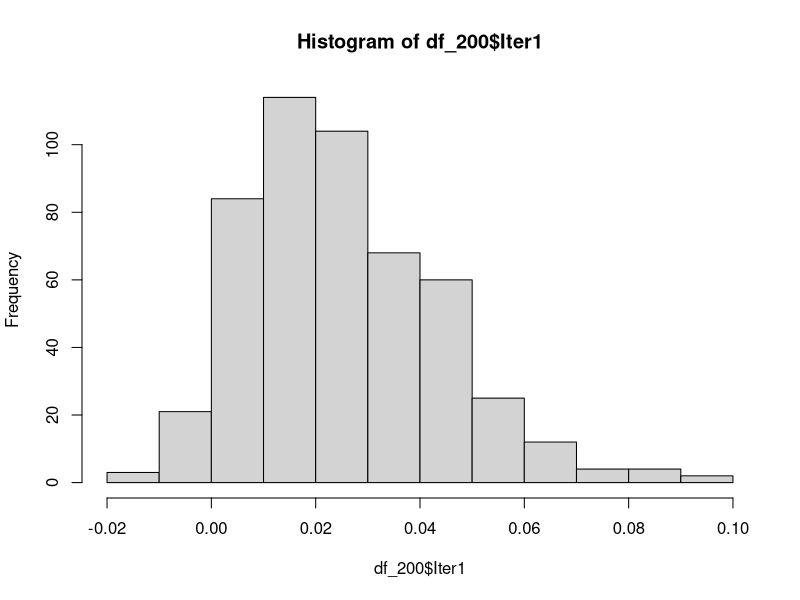
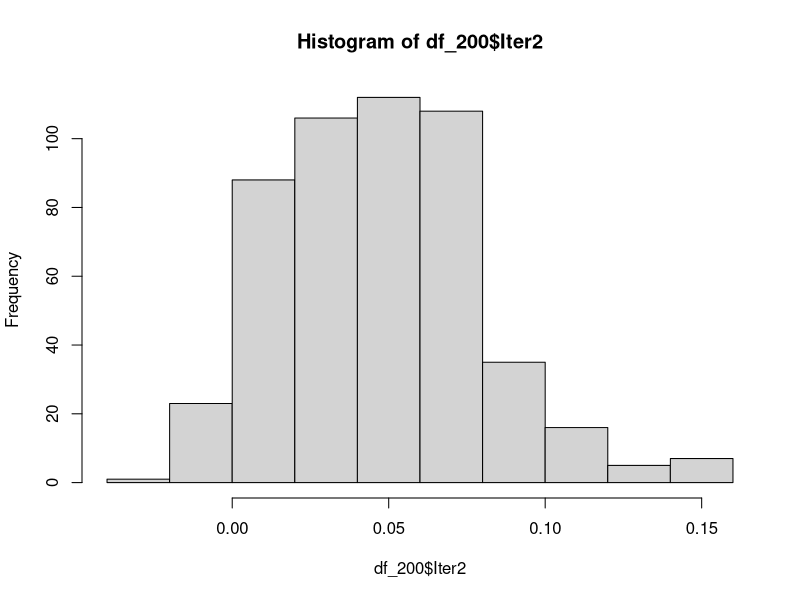
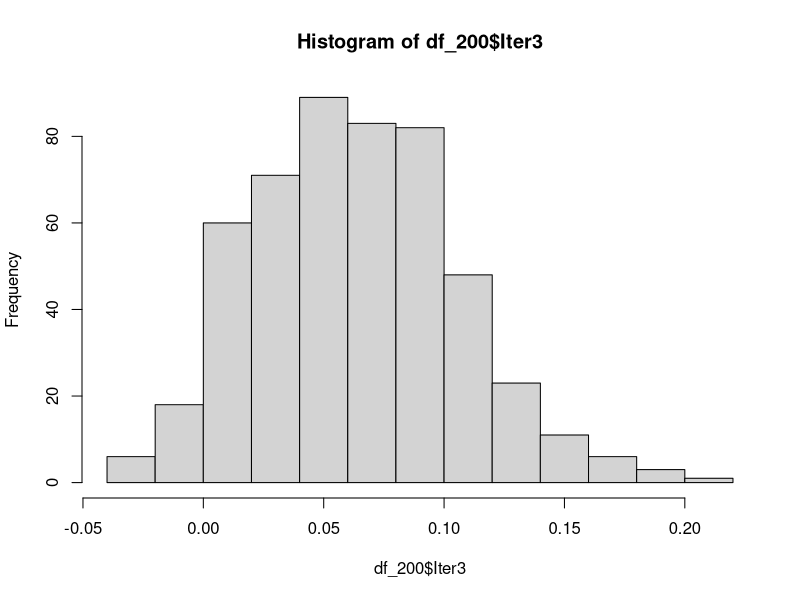
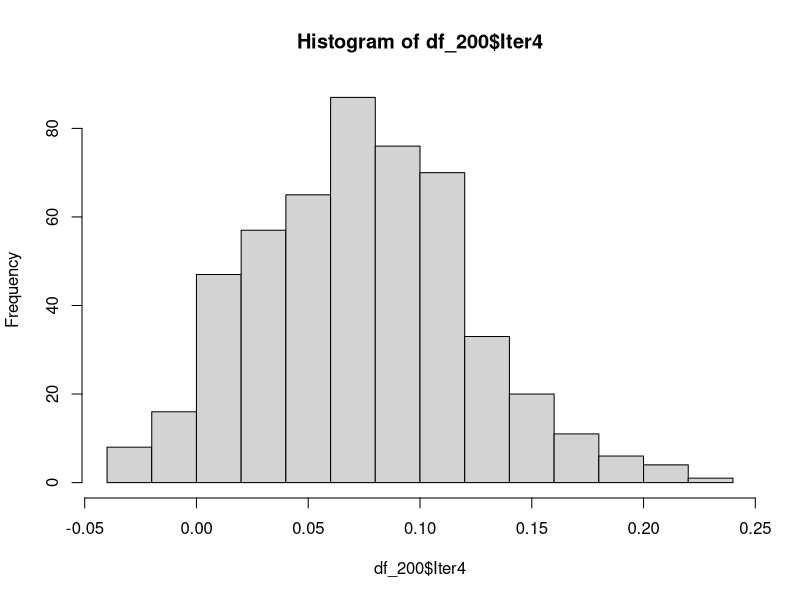
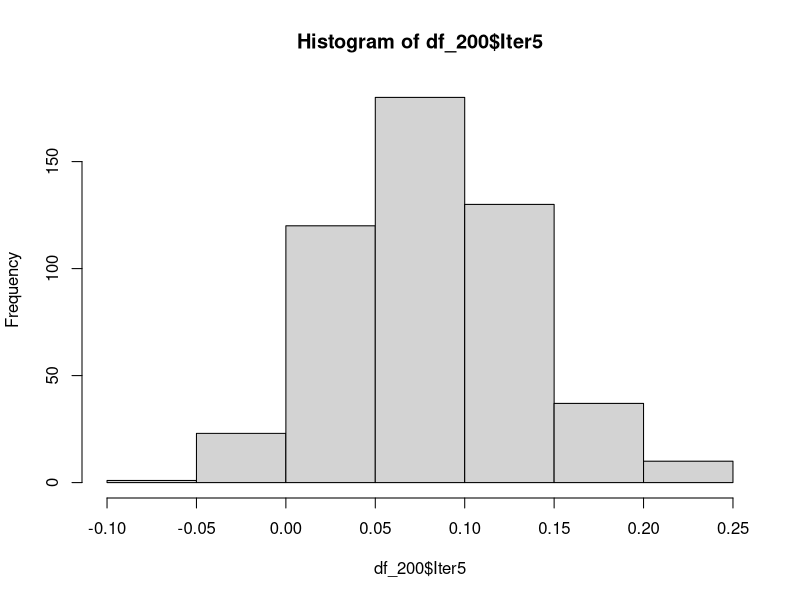
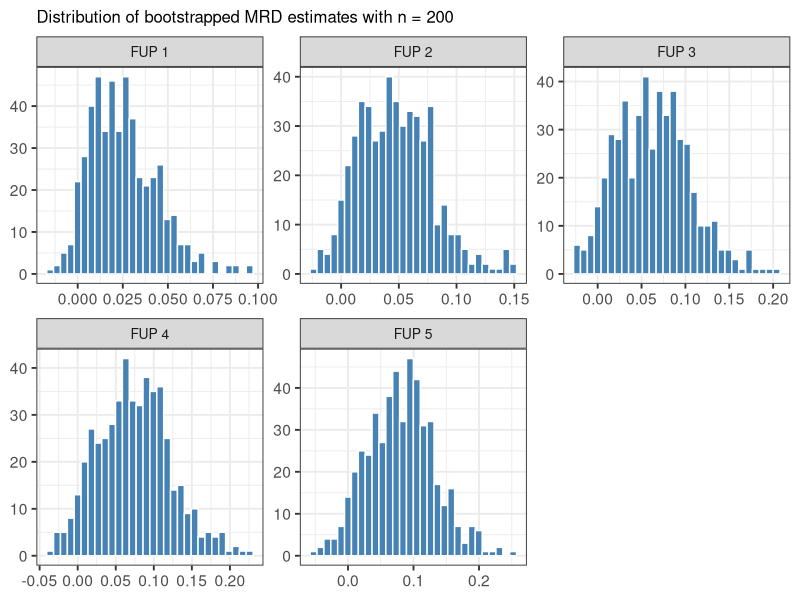
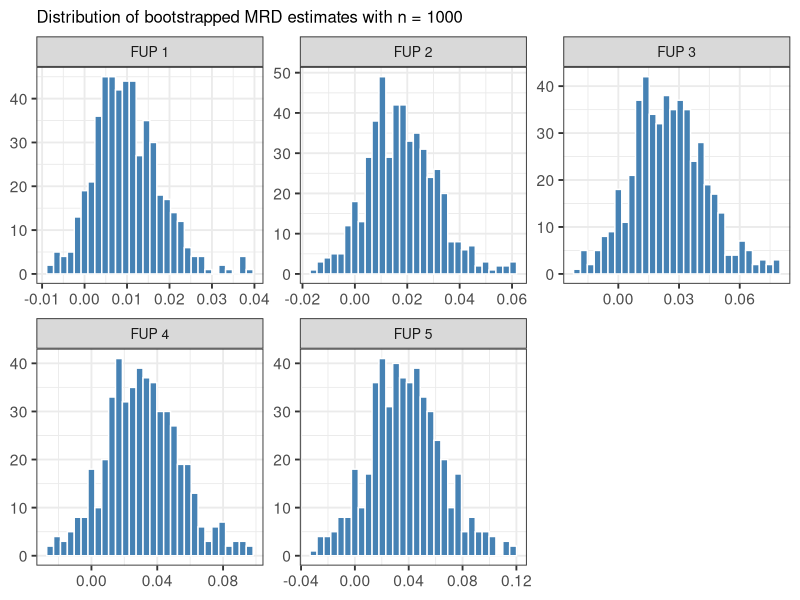
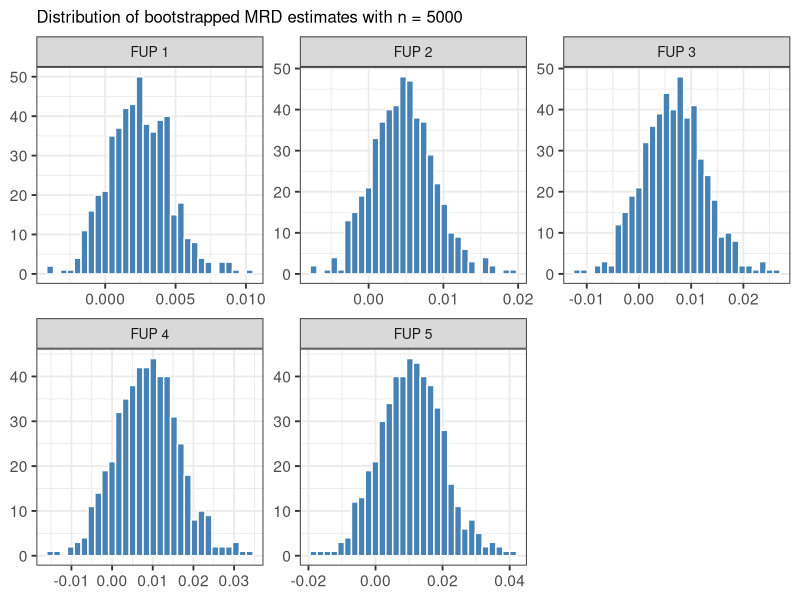

Here is the R script that generated these plots, in order:
library(tidyverse)
library(ggplot2)

df_200 <- read.csv("03_appendix_G/out/BS_sample_200.csv")

hist(df_200$Iter1)
hist(df_200$Iter2)
hist(df_200$Iter3)
hist(df_200$Iter4)
hist(df_200$Iter5)

colnames(df_200) <- paste0("FUP ", 1:5)

# Reshape to long format
df_long_200 <- df_200 %>%
  pivot_longer(cols = everything(),
               names_to = "FUP",
               values_to = "Value")

ggplot(df_long_200, aes(x = Value)) +
  geom_histogram(bins = 30, fill = "steelblue", color = "white") +
  facet_wrap(~ FUP, scales = "free") +
  theme_bw(base_size = 14) +
  labs(title = "Distribution of bootstrapped MRD estimates with n = 200",
       x = NULL, y = NULL) +
  theme(
    plot.title = element_text(size = 12),
    strip.text = element_text(size = 10),  
    axis.title = element_blank()           
  )

ggsave(filename = "03_appendix_G/out/plot_BSdist_200.png", width = 10, height = 6, dpi = 300)


df_1000 <- read.csv("03_appendix_G/out/BS_sample_1000.csv")

colnames(df_1000) <- paste0("FUP ", 1:5)

# Reshape to long format
df_long_1000 <- df_1000 %>%
  pivot_longer(cols = everything(),
               names_to = "FUP",
               values_to = "Value")

ggplot(df_long_1000, aes(x = Value)) +
  geom_histogram(bins = 30, fill = "steelblue", color = "white") +
  facet_wrap(~ FUP, scales = "free") +
  theme_bw(base_size = 14) +
  labs(title = "Distribution of bootstrapped MRD estimates with n = 1000",
       x = NULL, y = NULL) +
  theme(
    plot.title = element_text(size = 12),
    strip.text = element_text(size = 10),  
    axis.title = element_blank()           
  )

ggsave(filename = "03_appendix_G/out/plot_BSdist_1000.png", width = 10, height = 6, dpi = 300)


df_5000 <- read.csv("03_appendix_G/out/BS_sample_5000.csv")

colnames(df_5000) <- paste0("FUP ", 1:5)

df_long_5000 <- df_5000 %>%
  pivot_longer(cols = everything(),
               names_to = "FUP",
               values_to = "Value")

ggplot(df_long_5000, aes(x = Value)) +
  geom_histogram(bins = 30, fill = "steelblue", color = "white") +
  facet_wrap(~ FUP, scales = "free") +
  theme_bw(base_size = 14) +
  labs(title = "Distribution of bootstrapped MRD estimates with n = 5000",
       x = NULL, y = NULL) +
  theme(
    plot.title = element_text(size = 12),
    strip.text = element_text(size = 10),  
    axis.title = element_blank()           
  )



ggsave(filename = "03_appendix_G/out/plot_BSdist_5000.png", width = 10, height = 6, dpi = 300)
